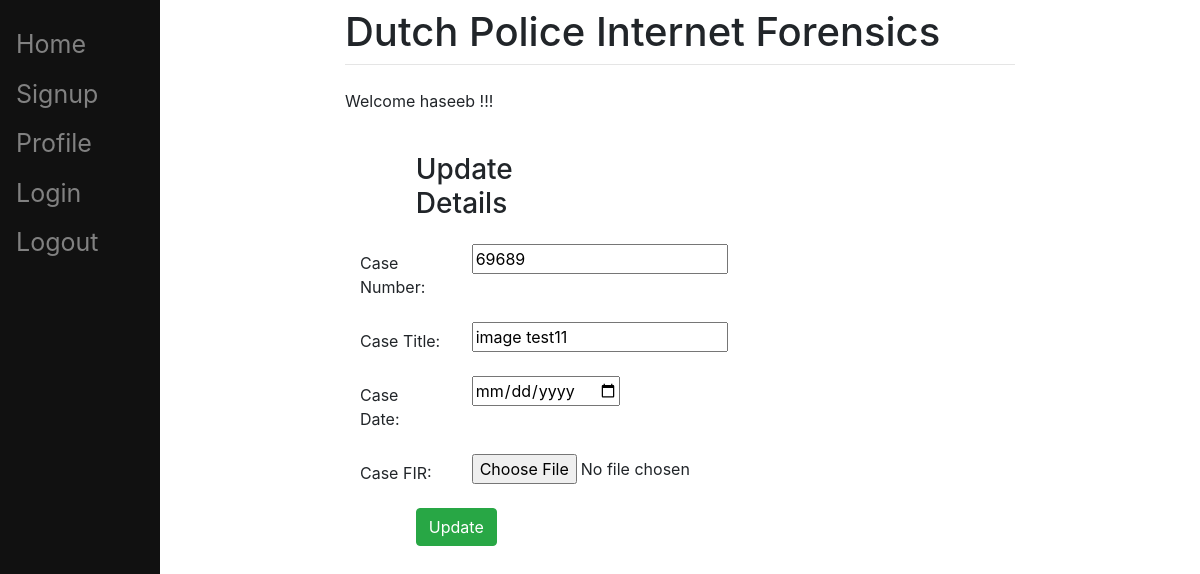
The app's page /edit/3 (signed in), older data.
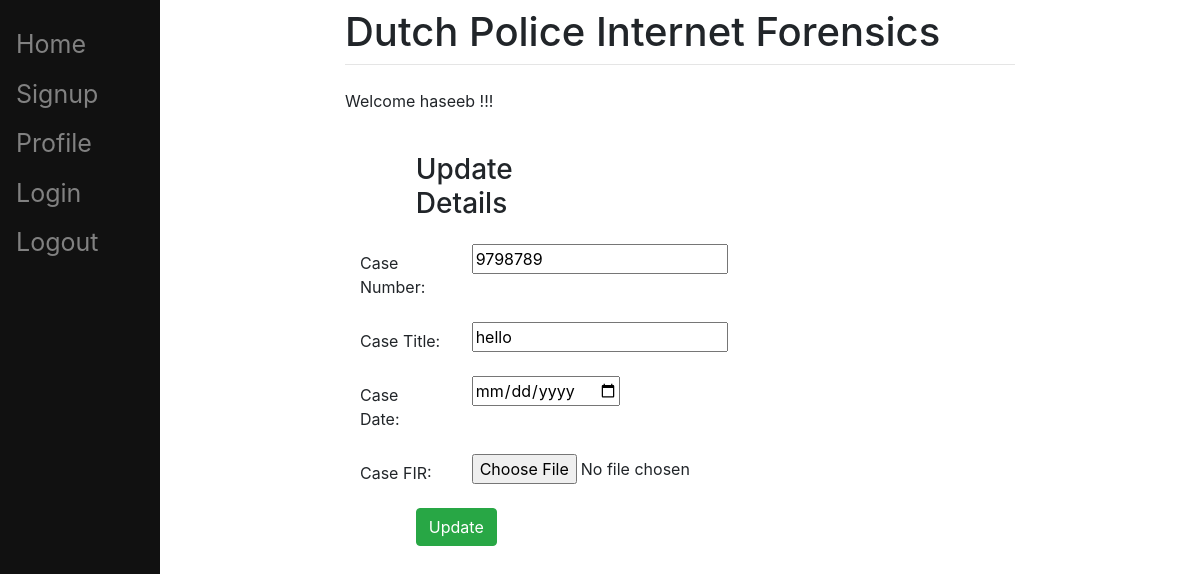
The same page, newer data.
### testApp/models.py (models this page shows, shortened)
class Case(models.Model):
    title = models.CharField(max_length=50)
    number = models.CharField(max_length=15,unique=True)
    description = models.TextField(max_length=200, blank=True)
    comment = models.TextField(max_length=200, blank=True)
    date = models.DateField(null=True, blank=True)
    user = models.ForeignKey(User, on_delete=models.CASCADE, default=1)
    FIR = encrypt(models.ImageField(default='default.png', upload_to='case-FIR/', blank=True))

### testApp/views.py (the view)
# urls.py: path('edit/<int:id>', views.edit, name='edit'),
def edit(request, id):
    if request.user.is_authenticated and request.user.has_perm('testApp.change_case'):
        case = Case.objects.get(id=id)
        return render(request, 'edit.html', {'case': case})
    else:
        messages.error(request, 'Your do not have permission to edit')
        return HttpResponseRedirect('/show/')

### testApp/templates/edit.html (shortened to what this page needs)
{% extends "base.html" %}
{% load crispy_forms_tags %}
{% block content %}
    {% if user.is_authenticated %}
        <p>Welcome {{ user.username }} !!!</p>
    {% endif %}
<html lang="en">
<head>
</head>
<body>
<form method="post" enctype="multipart/form-data" action="/update/{{case.id}}">
    <div class="container">
<br>
    <div class="form-group row">
    <label class="col-sm-1 col-form-label"></label>
    <div class="col-sm-4">
    <h3>Update Details</h3>
    </div>
  </div>
    <div class="form-group row">
    <label class="col-sm-2 col-form-label">Case Number:</label>
    <div class="col-sm-4">
        <input type="text" name="number" id="id_number" required maxlength="15" value="{{ case.number }}"/>
    </div>
  </div>
  <div class="form-group row">
    <label class="col-sm-2 col-form-label">Case Title:</label>
    <div class="col-sm-4">
        <input type="text" name="title" id="id_title" required maxlength="50" value="{{ case.title }}" />
    </div>
  </div>
    <div class="form-group row">
    <label class="col-sm-2 col-form-label">Case Date:</label>
    <div class="col-sm-4">
        <input type="date" name="date" id="id_date"  value="{{ case.date }}" />
    </div>
  </div>
    <div class="form-group row">
    <label class="col-sm-2 col-form-label">Case FIR:</label>
    <div class="col-sm-4">
        <input type="file" name="FIR" id="id_FIR"  value="{{ case.FIR }}" />
    </div>
        <div class="col-sm-4">
    </div>
    </div>
    <div class="form-group row">
    <label class="col-sm-1 col-form-label"></label>
    <div class="col-sm-4">
    <button type="submit" class="btn btn-success">Update</button>
    </div>
  </div>
    </div>
</form>
</body>
</html>
{% endblock %}

Row changes from the older to the newer data that the page shows:
changed Case: number "69689" → "9798789"; title "image test11" → "hello"
